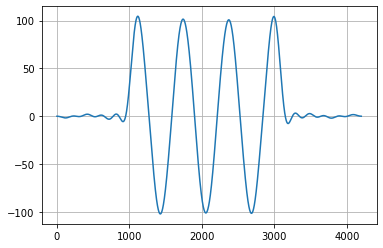

Source code (Python):
import matplotlib.pyplot as plt
import numpy as np
from scipy import signal

%matplotlib inline

t = np.arange(-10, 11, 0.01) 
x1 = np.sinc(t)
x2 = np.sin(t-2)
y = signal.correlate(x1, x2)

plt.plot(y)
plt.grid()
plt.show()
